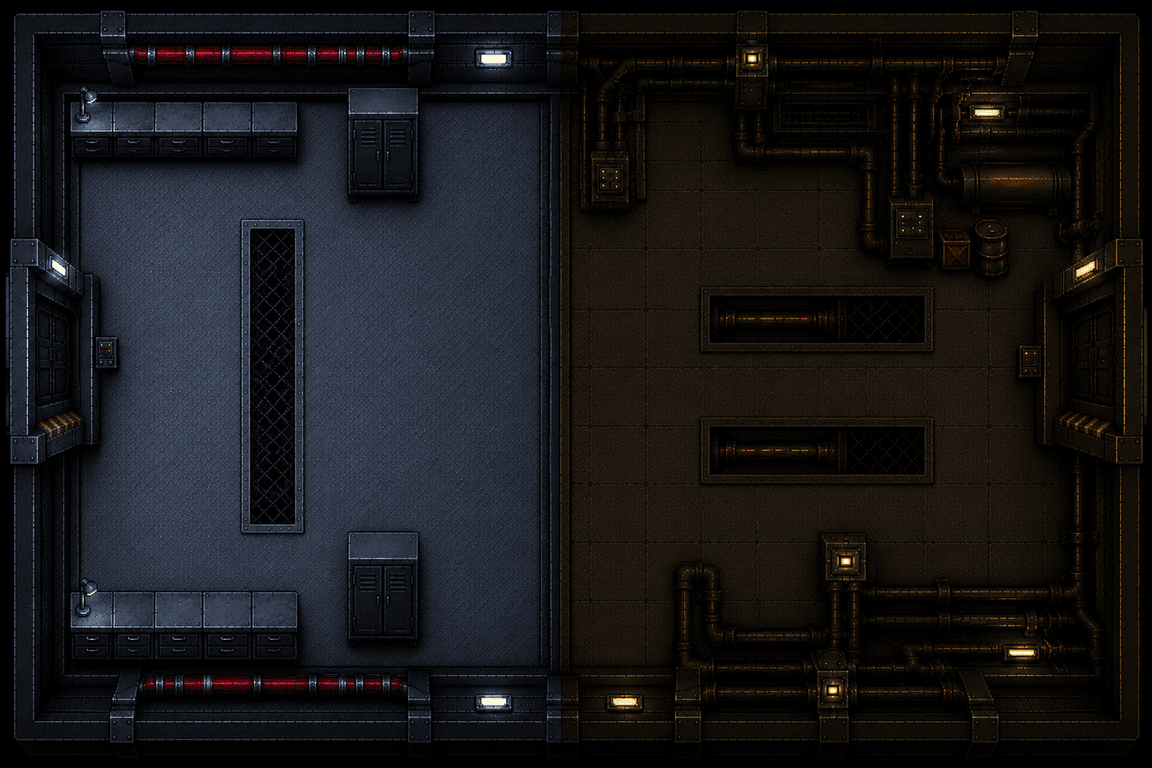

Rendered tile map (Tiled .tmx) drawn with the repository's tilesets; below, a short description and the full map source, tile grids included:
An orthogonal 36x24 tile map with 32x32 px tiles, 1 tile layer (Tile Layer 1), 2 tilesets and 15 objects (11x wall, 2x locker, mainDoor, backDoor).

<map version="1.10" tiledversion="1.11.2" orientation="orthogonal" renderorder="right-down" width="36" height="24" tilewidth="32" tileheight="32" infinite="0" nextlayerid="3" nextobjectid="17">
 <tileset firstgid="1" source="../tilesets/transitionTunnels.tsx" />
 <tileset firstgid="865" source="../tilesets/ridgeTransition.tsx" />
 <layer id="1" name="Tile Layer 1" width="36" height="24">
  <data encoding="csv">
865,866,867,868,869,870,871,872,873,874,875,876,877,878,879,880,881,882,883,884,885,886,887,888,889,890,891,892,893,894,895,896,897,898,899,900,
901,902,903,904,905,906,907,908,909,910,911,912,913,914,915,916,917,918,919,920,921,922,923,924,925,926,927,928,929,930,931,932,933,934,935,936,
937,938,939,940,941,942,943,944,945,946,947,948,949,950,951,952,953,954,955,956,957,958,959,960,961,962,963,964,965,966,967,968,969,970,971,972,
973,974,975,976,977,978,979,980,981,982,983,984,985,986,987,988,989,990,991,992,993,994,995,996,997,998,999,1000,1001,1002,1003,1004,1005,1006,1007,1008,
1009,1010,1011,1012,1013,1014,1015,1016,1017,1018,1019,1020,1021,1022,1023,1024,1025,1026,1027,1028,1029,1030,1031,1032,1033,1034,1035,1036,1037,1038,1039,1040,1041,1042,1043,1044,
1045,1046,1047,1048,1049,1050,1051,1052,1053,1054,1055,1056,1057,1058,1059,1060,1061,1062,1063,1064,1065,1066,1067,1068,1069,1070,1071,1072,1073,1074,1075,1076,1077,1078,1079,1080,
1081,1082,1083,1084,1085,1086,1087,1088,1089,1090,1091,1092,1093,1094,1095,1096,1097,1098,1099,1100,1101,1102,1103,1104,1105,1106,1107,1108,1109,1110,1111,1112,1113,1114,1115,1116,
1117,1118,1119,1120,1121,1122,1123,1124,1125,1126,1127,1128,1129,1130,1131,1132,1133,1134,1135,1136,1137,1138,1139,1140,1141,1142,1143,1144,1145,1146,1147,1148,1149,1150,1151,1152,
1153,1154,1155,1156,1157,1158,1159,1160,1161,1162,1163,1164,1165,1166,1167,1168,1169,1170,1171,1172,1173,1174,1175,1176,1177,1178,1179,1180,1181,1182,1183,1184,1185,1186,1187,1188,
1189,1190,1191,1192,1193,1194,1195,1196,1197,1198,1199,1200,1201,1202,1203,1204,1205,1206,1207,1208,1209,1210,1211,1212,1213,1214,1215,1216,1217,1218,1219,1220,1221,1222,1223,1224,
1225,1226,1227,1228,1229,1230,1231,1232,1233,1234,1235,1236,1237,1238,1239,1240,1241,1242,1243,1244,1245,1246,1247,1248,1249,1250,1251,1252,1253,1254,1255,1256,1257,1258,1259,1260,
1261,1262,1263,1264,1265,1266,1267,1268,1269,1270,1271,1272,1273,1274,1275,1276,1277,1278,1279,1280,1281,1282,1283,1284,1285,1286,1287,1288,1289,1290,1291,1292,1293,1294,1295,1296,
1297,1298,1299,1300,1301,1302,1303,1304,1305,1306,1307,1308,1309,1310,1311,1312,1313,1314,1315,1316,1317,1318,1319,1320,1321,1322,1323,1324,1325,1326,1327,1328,1329,1330,1331,1332,
1333,1334,1335,1336,1337,1338,1339,1340,1341,1342,1343,1344,1345,1346,1347,1348,1349,1350,1351,1352,1353,1354,1355,1356,1357,1358,1359,1360,1361,1362,1363,1364,1365,1366,1367,1368,
1369,1370,1371,1372,1373,1374,1375,1376,1377,1378,1379,1380,1381,1382,1383,1384,1385,1386,1387,1388,1389,1390,1391,1392,1393,1394,1395,1396,1397,1398,1399,1400,1401,1402,1403,1404,
1405,1406,1407,1408,1409,1410,1411,1412,1413,1414,1415,1416,1417,1418,1419,1420,1421,1422,1423,1424,1425,1426,1427,1428,1429,1430,1431,1432,1433,1434,1435,1436,1437,1438,1439,1440,
1441,1442,1443,1444,1445,1446,1447,1448,1449,1450,1451,1452,1453,1454,1455,1456,1457,1458,1459,1460,1461,1462,1463,1464,1465,1466,1467,1468,1469,1470,1471,1472,1473,1474,1475,1476,
1477,1478,1479,1480,1481,1482,1483,1484,1485,1486,1487,1488,1489,1490,1491,1492,1493,1494,1495,1496,1497,1498,1499,1500,1501,1502,1503,1504,1505,1506,1507,1508,1509,1510,1511,1512,
1513,1514,1515,1516,1517,1518,1519,1520,1521,1522,1523,1524,1525,1526,1527,1528,1529,1530,1531,1532,1533,1534,1535,1536,1537,1538,1539,1540,1541,1542,1543,1544,1545,1546,1547,1548,
1549,1550,1551,1552,1553,1554,1555,1556,1557,1558,1559,1560,1561,1562,1563,1564,1565,1566,1567,1568,1569,1570,1571,1572,1573,1574,1575,1576,1577,1578,1579,1580,1581,1582,1583,1584,
1585,1586,1587,1588,1589,1590,1591,1592,1593,1594,1595,1596,1597,1598,1599,1600,1601,1602,1603,1604,1605,1606,1607,1608,1609,1610,1611,1612,1613,1614,1615,1616,1617,1618,1619,1620,
1621,1622,1623,1624,1625,1626,1627,1628,1629,1630,1631,1632,1633,1634,1635,1636,1637,1638,1639,1640,1641,1642,1643,1644,1645,1646,1647,1648,1649,1650,1651,1652,1653,1654,1655,1656,
1657,1658,1659,1660,1661,1662,1663,1664,1665,1666,1667,1668,1669,1670,1671,1672,1673,1674,1675,1676,1677,1678,1679,1680,1681,1682,1683,1684,1685,1686,1687,1688,1689,1690,1691,1692,
1693,1694,1695,1696,1697,1698,1699,1700,1701,1702,1703,1704,1705,1706,1707,1708,1709,1710,1711,1712,1713,1714,1715,1716,1717,1718,1719,1720,1721,1722,1723,1724,1725,1726,1727,1728
</data>
 </layer>
 <objectgroup id="2" name="collision">
  <object id="1" name="wall" x="31.7206" y="6.34411" width="1120.19" height="48.034" />
  <object id="3" name="wall" x="-22.6581" y="4.07835" width="63.4423" height="754.949" />
  <object id="4" name="wall" x="-28.0959" y="697.399" width="1163.69" height="48.034" />
  <object id="5" name="wall" x="1107.5" y="-1.35932" width="63.4423" height="754.949" />
  <object id="6" name="wall" x="63.4405" y="611.301" width="228.389" height="48.0337" />
  <object id="7" name="locker" x="336.238" y="494.387" width="92.444" height="137.758" />
  <object id="8" name="wall" x="355.723" y="72.5043" width="55.2856" height="77.9417" />
  <object id="9" name="wall" x="60.2685" y="81.5673" width="234.733" height="38.0644" />
  <object id="10" name="wall" x="737.276" y="50.753" width="364.334" height="59.8157" />
  <object id="11" name="wall" x="885.003" y="113.288" width="221.139" height="46.2211" />
  <object id="12" name="wall" x="589.549" y="53.4719" width="55.2856" height="107.85" />
  <object id="13" name="wall" x="354.816" y="577.314" width="55.2856" height="77.9417" />
  <object id="14" name="locker" x="335.331" y="91.5364" width="92.444" height="137.758" />
  <object id="15" name="mainDoor" x="999.651" y="244.701" width="104.225" height="230.201" />
  <object id="16" name="backDoor" x="44.8618" y="240.17" width="104.225" height="230.201" />
 </objectgroup>
</map>
